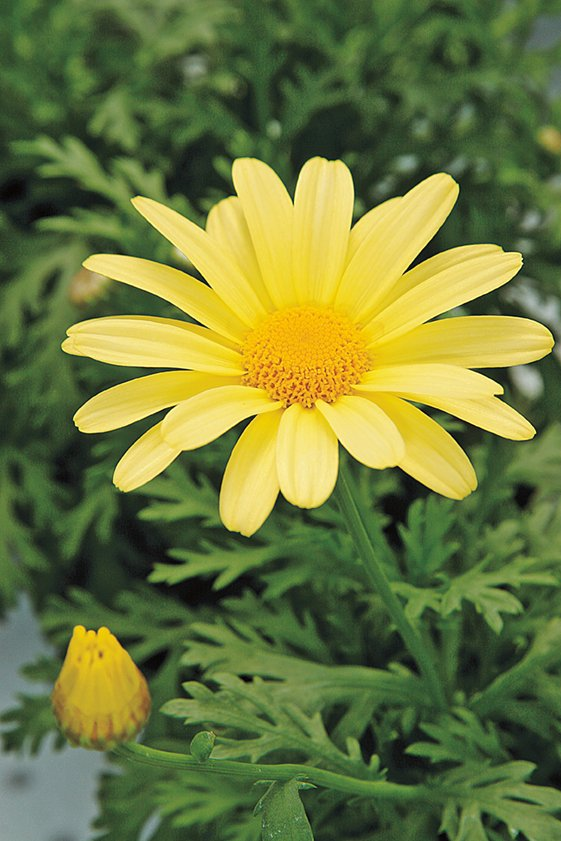
#> input picture images/daisy.jpg, 561 x 841 px
$ python QuestionEight.py
#> lines starting #> are read from the running program, lines starting #| are printed output that depends on the picture
import cv2 as cv
import numpy as np
import matplotlib.pyplot as plt


# Load image (BGR) and prep RGB
IMG_PATH = "images/daisy.jpg"
img_bgr = cv.imread(IMG_PATH)
#> img_bgr is the input picture: shape (841, 561, 3); mean B, G, R 60.7, 120.3, 108.5
img_rgb = cv.cvtColor(img_bgr, cv.COLOR_BGR2RGB)
H, W = img_rgb.shape[:2]
#> H = 841; W = 561


# (a) GrabCut segmentation
mask = np.zeros((H, W), np.uint8)
rect = (W//10, H//10, W - 2*(W//10), H - 2*(H//10))  # x,y,w,h
#> rect = (56, 84, 449, 673)

bgdModel = np.zeros((1, 65), np.float64)
fgdModel = np.zeros((1, 65), np.float64)

cv.grabCut(img_bgr, mask, rect, bgdModel, fgdModel, 5, cv.GC_INIT_WITH_RECT)

fg_mask = np.where((mask == cv.GC_FGD) | (mask == cv.GC_PR_FGD), 1, 0).astype(np.uint8)

# Optional cleanup for nicer edges
kernel = np.ones((3, 3), np.uint8)
fg_mask = cv.morphologyEx(fg_mask, cv.MORPH_OPEN, kernel, iterations=1)
fg_mask = cv.morphologyEx(fg_mask, cv.MORPH_CLOSE, kernel, iterations=2)

# Derive foreground and background images
fg_rgb = (img_rgb * fg_mask[..., None]).astype(np.uint8)
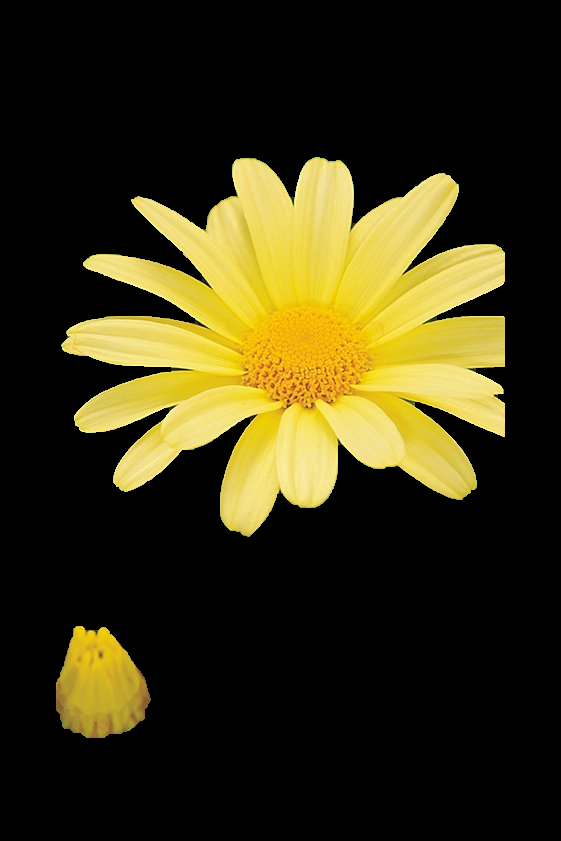
#> fg_rgb: shape (841, 561, 3); mean R, G, B 55.2, 49.2, 19
bg_rgb = (img_rgb * (1 - fg_mask[..., None])).astype(np.uint8)
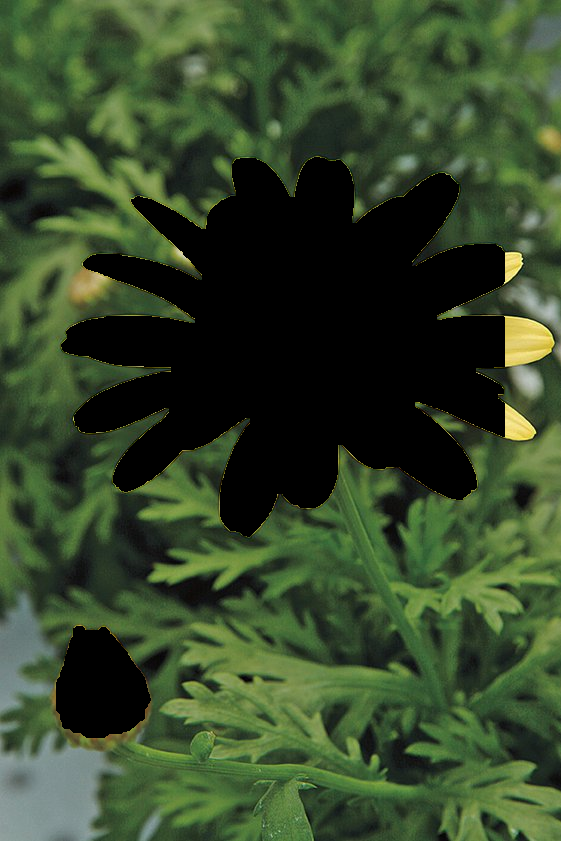
#> bg_rgb: shape (841, 561, 3); mean R, G, B 53.3, 71.1, 41.6
# (b) Enhanced image:
blurred_rgb = cv.GaussianBlur(img_rgb, (31, 31), 0)
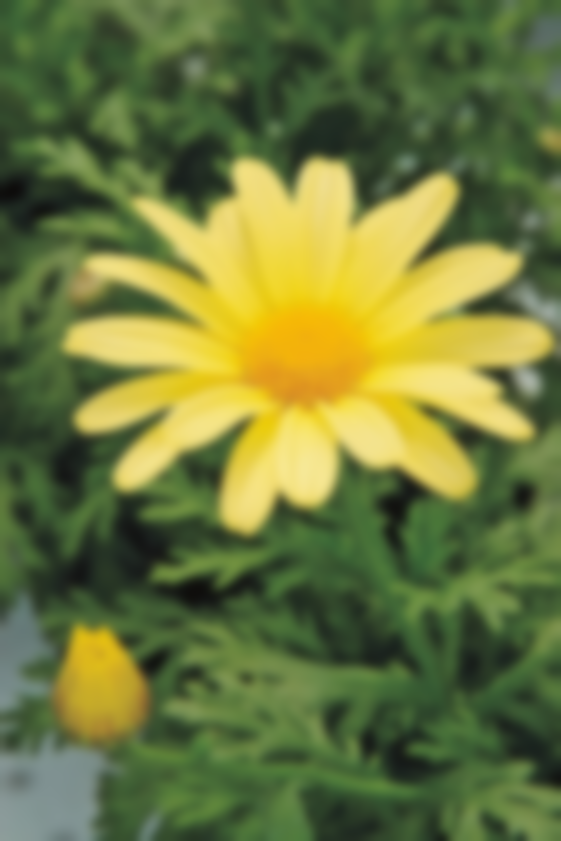
#> blurred_rgb: shape (841, 561, 3); mean R, G, B 108.5, 120.3, 60.7
# Hard matte
enh_hard = (img_rgb * fg_mask[..., None] + blurred_rgb * (1 - fg_mask[..., None])).astype(np.uint8)
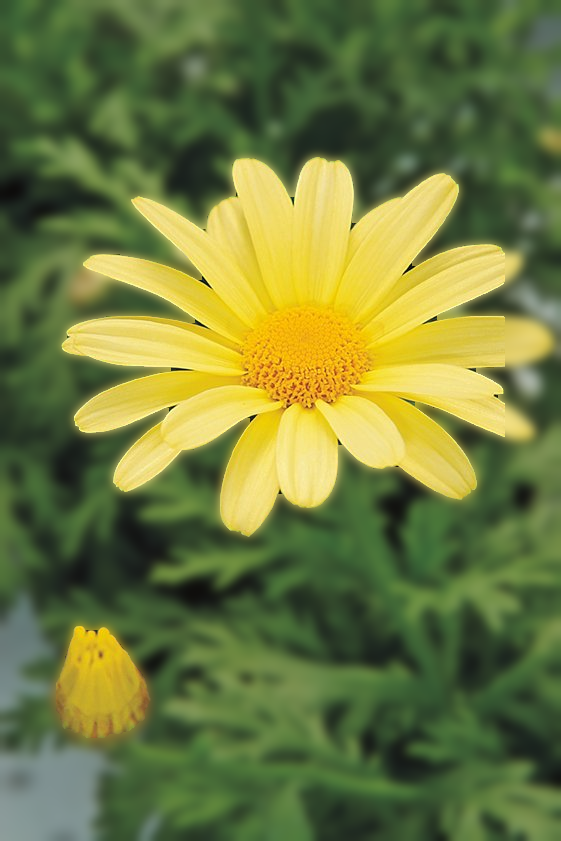
#> enh_hard: shape (841, 561, 3); mean R, G, B 110.4, 121.9, 61.4
# Soft matte (feathered mask) for smoother transition
alpha = cv.GaussianBlur(fg_mask.astype(np.float32), (0, 0), 2.0)
alpha = np.clip(alpha, 0.0, 1.0)[..., None]
enh_soft = (img_rgb.astype(np.float32) * alpha + blurred_rgb.astype(np.float32) * (1 - alpha)).astype(np.uint8)

# ----------------------------
# Display
# ----------------------------
plt.figure(figsize=(14, 10))

# (a) mask, foreground, background
plt.subplot(2, 3, 1); plt.imshow(img_rgb);     plt.title("Original"); plt.xticks([]); plt.yticks([])
plt.subplot(2, 3, 2); plt.imshow(fg_mask*255, cmap="gray"); plt.title("Segmentation Mask"); plt.xticks([]); plt.yticks([])
plt.subplot(2, 3, 3); plt.imshow(fg_rgb);     plt.title("Foreground"); plt.xticks([]); plt.yticks([])
plt.subplot(2, 3, 6); plt.imshow(bg_rgb);     plt.title("Background"); plt.xticks([]); plt.yticks([])

# (b) original vs enhanced (soft-masked)
plt.subplot(2, 3, 4); plt.imshow(img_rgb);    plt.title("Original"); plt.xticks([]); plt.yticks([])
plt.subplot(2, 3, 5); plt.imshow(enh_soft);   plt.title("Enhanced (Blurred BG)"); plt.xticks([]); plt.yticks([])

plt.tight_layout(); plt.show()
#> after `plt.tight_layout()`:
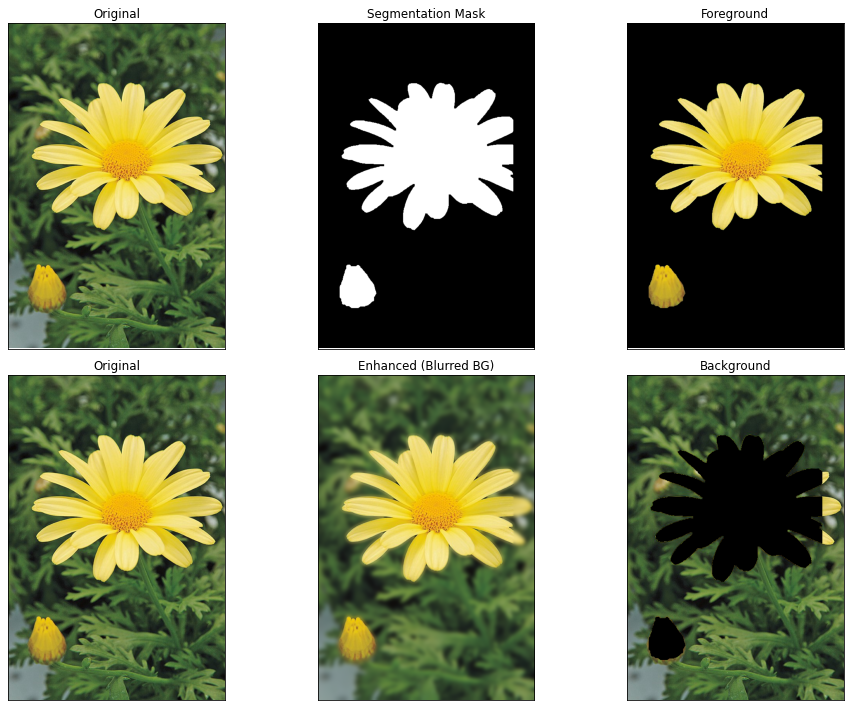
#> figure drawn by matplotlib, 6 panels

$ run again, with images/highlights_and_shadows.jpg copied over images/daisy.jpg
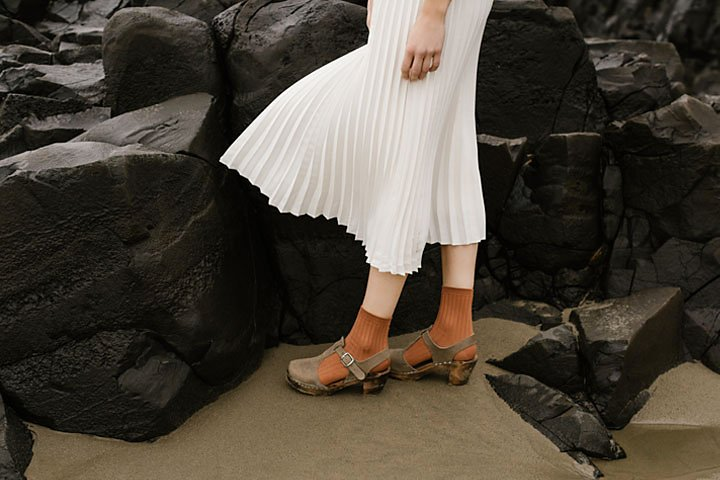
#> input picture images/highlights_and_shadows.jpg, 720 x 480 px
#> img_bgr is the input picture: shape (480, 720, 3); mean B, G, R 58.1, 68.6, 75.7
#> `fg_rgb = (img_rgb * fg_mask[..., None]).astype(np.uint8)`:
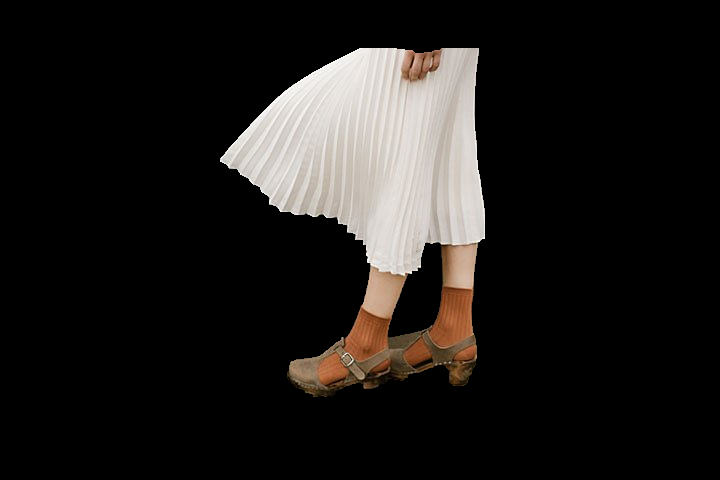
#> fg_rgb: shape (480, 720, 3); mean R, G, B 30.1, 27.6, 25.7
#> `enh_hard = (img_rgb * fg_mask[..., None] + blurred_rgb * (1 - fg_mask[..`:
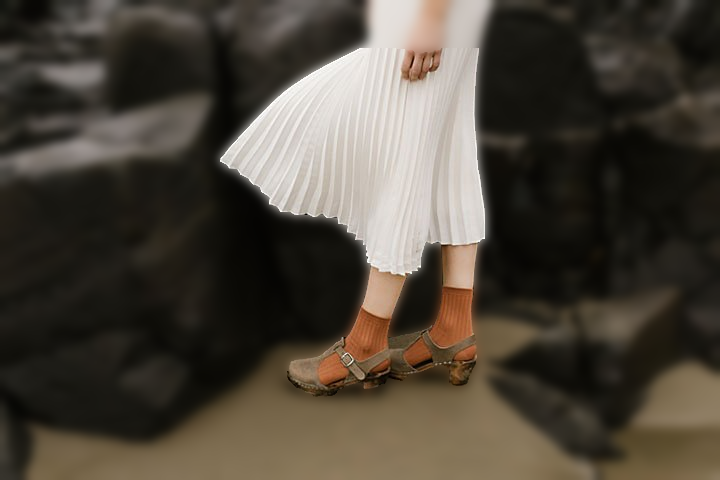
#> enh_hard: shape (480, 720, 3); mean R, G, B 76.7, 69.4, 58.9
